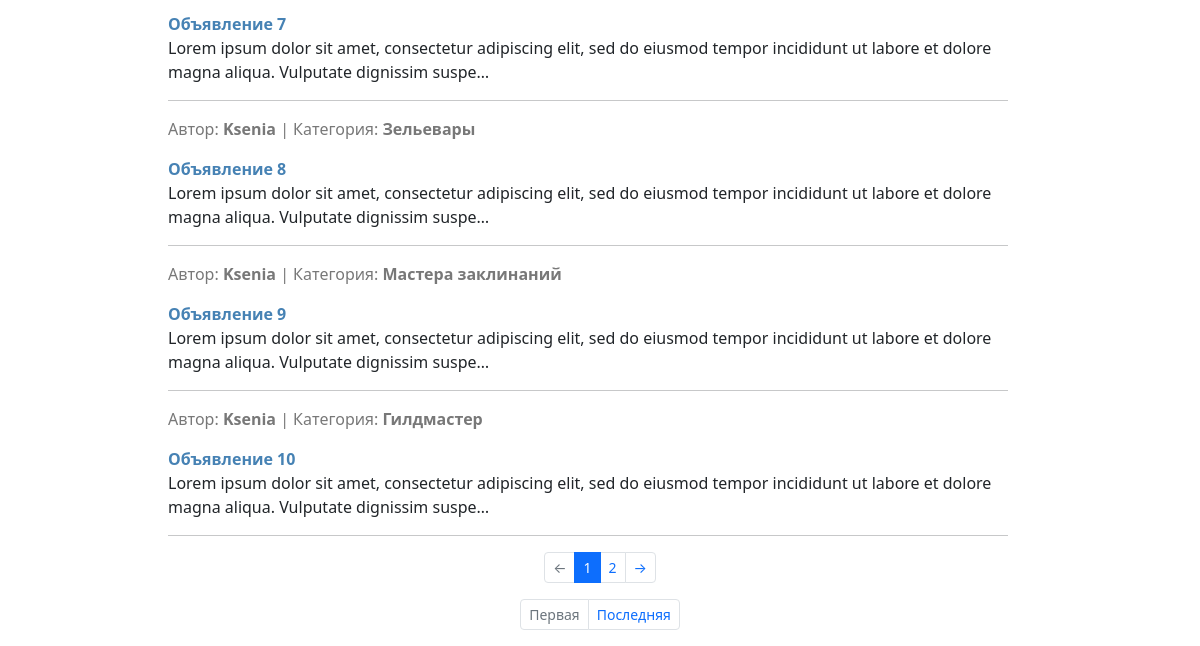
The app's page /search/ (lower part), older data.
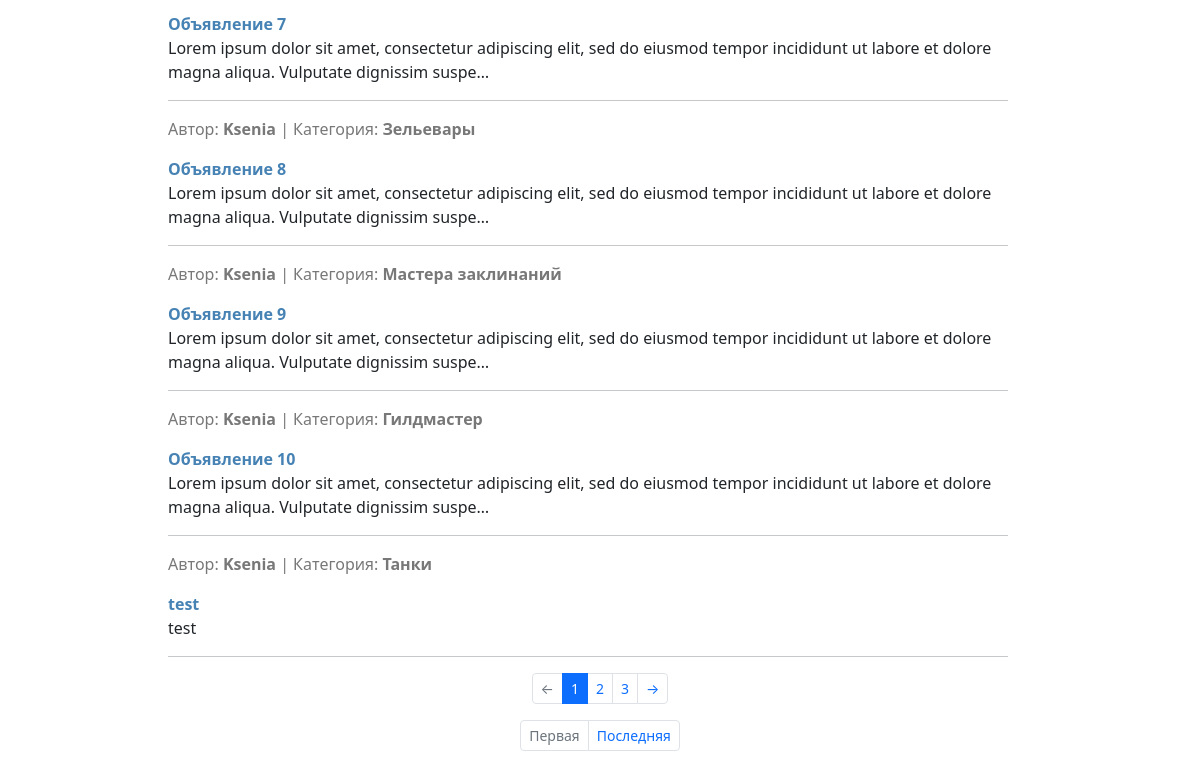
The same page, newer data.
### advertisments/models.py (models this page shows, shortened)
class Ad(models.Model):
    pub_date = models.DateTimeField(
        auto_now_add=True
    )
    author = models.ForeignKey(
        to=User,
        on_delete=models.CASCADE,
    )
    title = models.CharField(
        max_length=255,
        help_text='До 255 символов',
    )
    category = models.CharField(
        max_length=18,
        choices=CATEGORIES,
        default=None,
    )
    content = RichTextUploadingField(
        blank=True
    )
    class Meta:
        ordering = ['pub_date']
        verbose_name = 'Объявление'
        verbose_name_plural = 'Объявления'

### advertisments/views.py (the view)
# urls.py: path('search/', AdsSearchView.as_view(), name='ads_search'),
class AdsSearchView(ListView):
    model = Ad
    template_name = 'ads_search.html'
    context_object_name = 'ads'
    paginate_by = 5
    def get_context_data(self, **kwargs):
        context = super().get_context_data()
        context['filter'] = AdsFilter(self.request.GET, queryset=self.get_queryset())
        return context

### advertisments/templatetags/advertisments_tags.py (called while the page is built)
@register.simple_tag(takes_context=True)
def url_replace(context, **kwargs):
    context_copy = context['request'].GET.copy()
    for key, value in kwargs.items():
        context_copy[key] = value
    return context_copy.urlencode()

### advertisments/templates/ads_search.html (shortened to what this page needs)
 {% extends 'base.html' %}
{% load advertisments_tags %}
{% block content %}
<div class="container-fluid" id="centerLayer">
    <br />
    {% if ads %}
        {% for ad in filter.qs %}
            <p style="color:rgb(120, 120, 120)">
                Автор: <b>{{ ad.author }}</b> | Категория: <b>{{ ad.category }}</b>
            </p>
            <p>
                <a style="color:#4682B4" href="{% url 'ads_detail' ad.id %}"><b>{{ ad.title }}</b></a>
                <br />
                {{ ad.content|striptags|truncatechars:150 }}
            </p>
            <hr>
        {% endfor %}
    {% else %}
        <h3>К сожалению, объявлений, подходящих по данным параметрам нет.</h3>
    {% endif %}
</div>
<nav aria-label="Page navigation example">
    <ul class="pagination pagination-sm justify-content-center">
        {% if page_obj.has_previous %}
        <li class="page-item">
            <a class="page-link" href="?{% url_replace page=page_obj.previous_page_number %}">
                ←
            </a>
        </li>
        {% else %}
        <li class="page-item disabled">
            <a class="page-link" href="#">
                ←
            </a>
        </li>
        {% endif %}
        {% if page_obj.paginator.num_pages <= 5 %}
        {% for page_num in page_obj.paginator.page_range %}
        {% if page_num == page_obj.number %}
        <li class="page-item active" aria-current="page">
            <a class="page-link" href="?{% url_replace page=page_num %}">
                {{ page_num }}
            </a>
        </li>
        {% else %}
        <li class="page-item">
            <a class="page-link" href="?{% url_replace page=page_num %}">
                {{ page_num }}
            </a>
        </li>
        {% endif %}
        {% endfor %}
        {% endif %}
        {% if page_obj.has_next %}
        <li class="page-item">
            <a class="page-link" href="?{% url_replace page=page_obj.next_page_number %}">
                →
            </a>
        </li>
        {% else %}
        <li class="page-item disabled">
            <a class="page-link" href="#">
                →
            </a>
        </li>
        {% endif %}
    </ul>
</nav>
<nav aria-label="Page navigation example">
    <ul class="pagination pagination-sm justify-content-center">
        {% if page_obj.has_previous %}
        <li class="page-item">
            <a class="page-link" href="?{% url_replace page=1 %}">
                Первая
            </a>
        </li>
        {% else %}
        <li class="page-item disabled">
            <a class="page-link" href="#">
                Первая
            </a>
        </li>
        {% endif %}
        {% if page_obj.has_next %}
        <li class="page-item">
            <a class="page-link" href="?{% url_replace page=page_obj.paginator.num_pages %}">
                Последняя
            </a>
        </li>
        {% else %}
        <li class="page-item disabled">
            <a class="page-link" href="#">
                Последняя
            </a>
        </li>
        {% endif %}
    </ul>
</nav>
{% endblock content %}

### templates/base.html (shortened to what this page needs)
<!DOCTYPE html>
<html lang="ru">
    <head>
        {% load static %}
        <link href="{% static 'css/styles.css' %}" rel="stylesheet" />
    </head>
    <body>
        <div class="d-flex" id="wrapper">
            <div id="page-content-wrapper">
                {% block content %}
                {% endblock content %}
            </div>
        </div>
    </body>
</html>

### templates/base.html (style rules this page uses)
#centerLayer { margin-left: 13%; width: 72%; }
a { text-decoration: none }

Row changes from the older to the newer data that the page shows:
added Ad: author "Ksenia", category "Танки", title "test", content "test"
Text that changed along with them:
new list line: "3"
